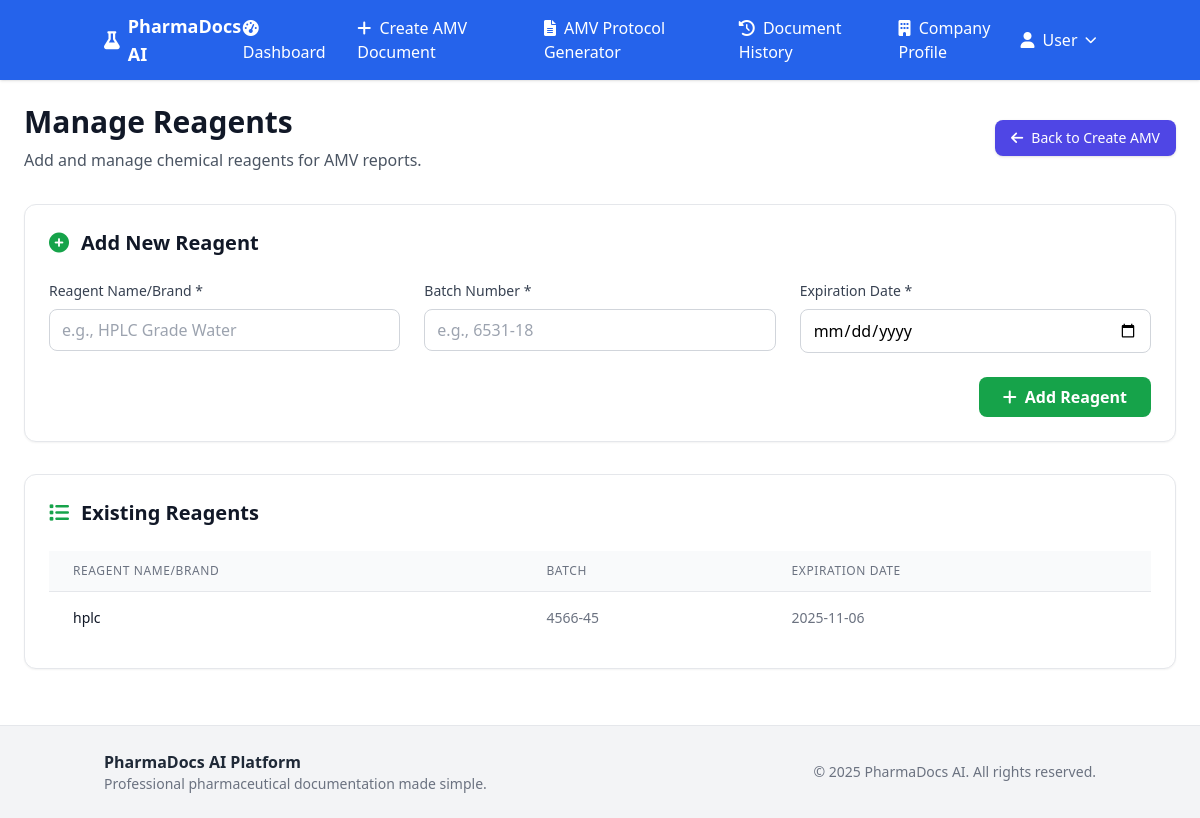
The app's page /amv/settings/reagents (signed in) with its own data.
### models.py (models this page shows)
class Reagent(db.Model):
    __tablename__ = 'reagents'
    id: Mapped[int] = mapped_column(Integer, primary_key=True)
    company_id: Mapped[int] = mapped_column(Integer, ForeignKey('companies.id'), nullable=False)
    name: Mapped[str] = mapped_column(String(200), nullable=False)
    batch: Mapped[str] = mapped_column(String(100), nullable=True)
    expiry_date: Mapped[str] = mapped_column(String(50), nullable=True)
    created_at: Mapped[datetime] = mapped_column(DateTime, default=datetime.utcnow)
    company: Mapped["Company"] = relationship("Company", back_populates="reagents_list")

### app_routes/amv_routes.py (the view, shortened to what this page needs)
@amv_bp.route('/settings/reagents', methods=['GET', 'POST'])
def manage_reagents():
    if 'user_id' not in session:
        return redirect(url_for('auth.login'))
    company_id = session.get('user_id', 1)
    reagents = Reagent.query.filter_by(company_id=company_id).all()
    return render_template('manage_reagents.html', reagents=reagents)

### app.py (called while the page is built)
@app.context_processor
def utility_processor():
    return {
        'get_amv_documents_count': get_amv_documents_count,
        'get_amv_verification_count': get_amv_verification_count
    }

### templates/manage_reagents.html (shortened to what this page needs)
{% extends "base.html" %}
{% block content %}
<div class="px-6 py-6 max-w-7xl mx-auto">
    <div class="flex flex-col md:flex-row justify-between items-start md:items-center mb-8">
        <div>
            <h1 class="text-3xl font-bold text-gray-900">Manage Reagents</h1>
            <p class="text-gray-600 mt-2">Add and manage chemical reagents for AMV reports.</p>
        </div>
        <a href="{{ url_for('amv_bp.create_amv_form') }}"
           class="mt-4 md:mt-0 inline-flex items-center px-4 py-2 bg-indigo-600 hover:bg-indigo-700 text-white text-sm font-medium rounded-lg shadow">
            <i class="fas fa-arrow-left mr-2"></i>Back to Create AMV
        </a>
    </div>
    <div class="bg-white rounded-xl shadow-sm border border-gray-200 p-6 mb-8">
        <h2 class="text-xl font-semibold text-gray-900 mb-6 flex items-center">
            <i class="fas fa-plus-circle text-green-600 mr-3"></i>
            Add New Reagent
        </h2>
        <form method="POST" class="space-y-6">
            <div class="grid grid-cols-1 md:grid-cols-3 gap-6">
                <div>
                    <label class="block text-sm font-medium text-gray-700 mb-2">Reagent Name/Brand *</label>
                    <input type="text" name="name" required placeholder="e.g., HPLC Grade Water"
                           class="w-full px-3 py-2 border border-gray-300 rounded-lg focus:ring-2 focus:ring-indigo-500 focus:border-indigo-500">
                </div>
                <div>
                    <label class="block text-sm font-medium text-gray-700 mb-2">Batch Number *</label>
                    <input type="text" name="batch" required placeholder="e.g., 6531-18"
                           class="w-full px-3 py-2 border border-gray-300 rounded-lg focus:ring-2 focus:ring-indigo-500 focus:border-indigo-500">
                </div>
                <div>
                    <label class="block text-sm font-medium text-gray-700 mb-2">Expiration Date *</label>
                    <input type="date" name="expiry_date" required
                           class="w-full px-3 py-2 border border-gray-300 rounded-lg focus:ring-2 focus:ring-indigo-500 focus:border-indigo-500">
                </div>
            </div>
            <div class="flex justify-end">
                <button type="submit"
                        class="px-6 py-2 bg-green-600 text-white font-semibold rounded-lg hover:bg-green-700 focus:ring-2 focus:ring-green-500 focus:ring-offset-2 transition-colors">
                    <i class="fas fa-plus mr-2"></i>Add Reagent
                </button>
            </div>
        </form>
    </div>
    <div class="bg-white rounded-xl shadow-sm border border-gray-200 p-6">
        <h2 class="text-xl font-semibold text-gray-900 mb-6 flex items-center">
            <i class="fas fa-list text-green-600 mr-3"></i>
            Existing Reagents
        </h2>
        {% if reagents %}
        <div class="overflow-x-auto">
            <table class="min-w-full divide-y divide-gray-200">
                <thead class="bg-gray-50">
                    <tr>
                        <th class="px-6 py-3 text-left text-xs font-medium text-gray-500 uppercase tracking-wider">Reagent Name/Brand</th>
                        <th class="px-6 py-3 text-left text-xs font-medium text-gray-500 uppercase tracking-wider">Batch</th>
                        <th class="px-6 py-3 text-left text-xs font-medium text-gray-500 uppercase tracking-wider">Expiration Date</th>
                    </tr>
                </thead>
                <tbody class="bg-white divide-y divide-gray-200">
                    {% for reagent in reagents %}
                    <tr class="hover:bg-gray-50">
                        <td class="px-6 py-4 whitespace-nowrap text-sm font-medium text-gray-900">{{ reagent.name }}</td>
                        <td class="px-6 py-4 whitespace-nowrap text-sm text-gray-500">{{ reagent.batch }}</td>
                        <td class="px-6 py-4 whitespace-nowrap text-sm text-gray-500">{{ reagent.expiry_date }}</td>
                    </tr>
                    {% endfor %}
                </tbody>
            </table>
        </div>
        {% else %}
        <div class="text-center py-12">
            <i class="fas fa-vial text-gray-300 text-6xl mb-4"></i>
            <h3 class="text-lg font-medium text-gray-900 mb-2">No Reagents Found</h3>
            <p class="text-gray-500">Add your first reagent to get started.</p>
        </div>
        {% endif %}
    </div>
</div>
{% endblock %}

### records on screen
Reagent: name "hplc", batch "4566-45", expiry_date "2025-11-06"

### other values on screen
{{ user.name if user else 'User' }} "User"
